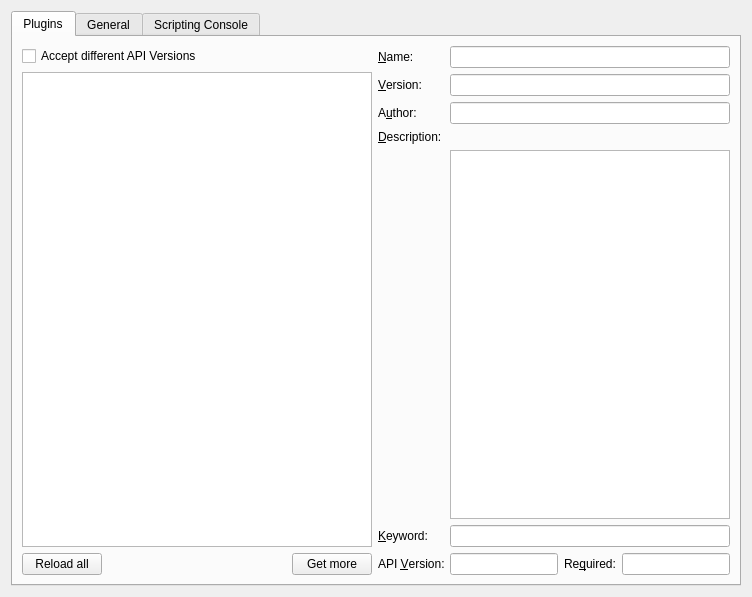
<?xml version="1.0" encoding="UTF-8"?>
<ui version="4.0">
 <class>pytsonconfigdialog</class>
 <widget class="QWidget" name="pytsonconfigdialog">
  <property name="geometry">
   <rect>
    <x>0</x>
    <y>0</y>
    <width>752</width>
    <height>597</height>
   </rect>
  </property>
  <property name="windowTitle">
   <string notr="true">Dialog</string>
  </property>
  <layout class="QVBoxLayout" name="verticalLayout">
   <item>
    <widget class="QTabWidget" name="tabWidget">
     <property name="currentIndex">
      <number>0</number>
     </property>
     <widget class="QWidget" name="pluginsTab">
      <attribute name="title">
       <string>Plugins</string>
      </attribute>
      <layout class="QHBoxLayout" name="horizontalLayout">
       <item>
        <layout class="QVBoxLayout" name="verticalLayout_2">
         <item>
          <widget class="QCheckBox" name="differentApiButton">
           <property name="toolTip">
            <string>Will reload all plugins</string>
           </property>
           <property name="text">
            <string>Accept different API Versions</string>
           </property>
          </widget>
         </item>
         <item>
          <widget class="QTableWidget" name="pluginsTable">
           <property name="selectionBehavior">
            <enum>QAbstractItemView::SelectRows</enum>
           </property>
           <property name="columnCount">
            <number>3</number>
           </property>
           <attribute name="horizontalHeaderVisible">
            <bool>false</bool>
           </attribute>
           <attribute name="horizontalHeaderDefaultSectionSize">
            <number>50</number>
           </attribute>
           <attribute name="verticalHeaderVisible">
            <bool>false</bool>
           </attribute>
           <column/>
           <column/>
           <column/>
          </widget>
         </item>
         <item>
          <layout class="QHBoxLayout" name="horizontalLayout_7">
           <item>
            <widget class="QPushButton" name="reloadButton">
             <property name="text">
              <string notr="true" extracomment="asd2">Reload all</string>
             </property>
             <property name="pytsonicon" stdset="0">
              <string notr="true">RELOAD</string>
             </property>
            </widget>
           </item>
           <item>
            <spacer name="horizontalSpacer_3">
             <property name="orientation">
              <enum>Qt::Horizontal</enum>
             </property>
             <property name="sizeHint" stdset="0">
              <size>
               <width>40</width>
               <height>20</height>
              </size>
             </property>
            </spacer>
           </item>
           <item>
            <widget class="QPushButton" name="repositoryButton">
             <property name="text">
              <string>Get more</string>
             </property>
            </widget>
           </item>
          </layout>
         </item>
        </layout>
       </item>
       <item>
        <layout class="QGridLayout" name="gridLayout">
         <item row="7" column="1">
          <widget class="QLineEdit" name="apiEdit">
           <property name="readOnly">
            <bool>true</bool>
           </property>
          </widget>
         </item>
         <item row="6" column="0">
          <widget class="QLabel" name="label_5">
           <property name="text">
            <string>&amp;Keyword:</string>
           </property>
           <property name="buddy">
            <cstring>keywordEdit</cstring>
           </property>
          </widget>
         </item>
         <item row="0" column="0">
          <widget class="QLabel" name="label">
           <property name="text">
            <string>&amp;Name:</string>
           </property>
           <property name="buddy">
            <cstring>nameEdit</cstring>
           </property>
          </widget>
         </item>
         <item row="1" column="0">
          <widget class="QLabel" name="label_2">
           <property name="text">
            <string>&amp;Version:</string>
           </property>
           <property name="buddy">
            <cstring>versionEdit</cstring>
           </property>
          </widget>
         </item>
         <item row="7" column="0">
          <widget class="QLabel" name="label_6">
           <property name="text">
            <string>API &amp;Version:</string>
           </property>
           <property name="buddy">
            <cstring>apiEdit</cstring>
           </property>
          </widget>
         </item>
         <item row="3" column="0">
          <widget class="QLabel" name="label_4">
           <property name="text">
            <string>&amp;Description:</string>
           </property>
           <property name="buddy">
            <cstring>descriptionEdit</cstring>
           </property>
          </widget>
         </item>
         <item row="7" column="2">
          <widget class="QLabel" name="label_7">
           <property name="text">
            <string>Re&amp;quired:</string>
           </property>
           <property name="buddy">
            <cstring>requiredApiEdit</cstring>
           </property>
          </widget>
         </item>
         <item row="2" column="0">
          <widget class="QLabel" name="label_3">
           <property name="text">
            <string>A&amp;uthor:</string>
           </property>
           <property name="buddy">
            <cstring>authorEdit</cstring>
           </property>
          </widget>
         </item>
         <item row="7" column="3">
          <widget class="QLineEdit" name="requiredApiEdit">
           <property name="readOnly">
            <bool>true</bool>
           </property>
          </widget>
         </item>
         <item row="0" column="1" colspan="3">
          <widget class="QLineEdit" name="nameEdit">
           <property name="readOnly">
            <bool>true</bool>
           </property>
          </widget>
         </item>
         <item row="1" column="1" colspan="3">
          <widget class="QLineEdit" name="versionEdit">
           <property name="readOnly">
            <bool>true</bool>
           </property>
          </widget>
         </item>
         <item row="2" column="1" colspan="3">
          <widget class="QLineEdit" name="authorEdit">
           <property name="readOnly">
            <bool>true</bool>
           </property>
          </widget>
         </item>
         <item row="5" column="1" colspan="3">
          <widget class="QTextEdit" name="descriptionEdit">
           <property name="readOnly">
            <bool>true</bool>
           </property>
          </widget>
         </item>
         <item row="6" column="1" colspan="3">
          <widget class="QLineEdit" name="keywordEdit">
           <property name="readOnly">
            <bool>true</bool>
           </property>
          </widget>
         </item>
        </layout>
       </item>
      </layout>
     </widget>
     <widget class="QWidget" name="generalTab">
      <attribute name="title">
       <string>General</string>
      </attribute>
      <layout class="QVBoxLayout" name="verticalLayout_6">
       <item>
        <widget class="QGroupBox" name="languageGroup">
         <property name="toolTip">
          <string>Changes require a restart</string>
         </property>
         <property name="title">
          <string>Language</string>
         </property>
         <layout class="QVBoxLayout" name="verticalLayout_7">
          <item>
           <widget class="QCheckBox" name="languageButton">
            <property name="text">
             <string>Use the client's language</string>
            </property>
           </widget>
          </item>
          <item>
           <widget class="QComboBox" name="languageCombo"/>
          </item>
         </layout>
        </widget>
       </item>
       <item>
        <widget class="QCheckBox" name="loadMenusButton">
         <property name="text">
          <string>Load menuitems from inactive plugins on startup</string>
         </property>
        </widget>
       </item>
      </layout>
     </widget>
     <widget class="QWidget" name="consoleTab">
      <attribute name="title">
       <string>Scripting Console</string>
      </attribute>
      <layout class="QVBoxLayout" name="verticalLayout_4">
       <item>
        <widget class="QGroupBox" name="colorsBox">
         <property name="title">
          <string>Colors</string>
         </property>
         <layout class="QFormLayout" name="formLayout_4">
          <item row="0" column="0">
           <widget class="QLabel" name="label_11">
            <property name="text">
             <string>Bac&amp;kground:</string>
            </property>
            <property name="buddy">
             <cstring>bgColorButton</cstring>
            </property>
           </widget>
          </item>
          <item row="0" column="1">
           <widget class="QToolButton" name="bgColorButton">
            <property name="text">
             <string notr="true"/>
            </property>
            <property name="shortcut">
             <string notr="true"/>
            </property>
           </widget>
          </item>
          <item row="1" column="0">
           <widget class="QLabel" name="label_12">
            <property name="text">
             <string>Te&amp;xt:</string>
            </property>
            <property name="buddy">
             <cstring>textColorButton</cstring>
            </property>
           </widget>
          </item>
          <item row="1" column="1">
           <widget class="QToolButton" name="textColorButton">
            <property name="text">
             <string notr="true"/>
            </property>
            <property name="shortcut">
             <string notr="true"/>
            </property>
           </widget>
          </item>
         </layout>
        </widget>
       </item>
       <item>
        <widget class="QGroupBox" name="fontBox">
         <property name="title">
          <string>Font</string>
         </property>
         <layout class="QFormLayout" name="formLayout_2">
          <item row="0" column="0">
           <widget class="QLabel" name="label_9">
            <property name="text">
             <string>Fa&amp;mily:</string>
            </property>
            <property name="buddy">
             <cstring>fontFamilyCombo</cstring>
            </property>
           </widget>
          </item>
          <item row="0" column="1">
           <widget class="QFontComboBox" name="fontFamilyCombo"/>
          </item>
          <item row="2" column="0" colspan="2">
           <widget class="QLabel" name="label_8">
            <property name="text">
             <string>Si&amp;ze:</string>
            </property>
            <property name="buddy">
             <cstring>fontSizeSpin</cstring>
            </property>
           </widget>
          </item>
          <item row="3" column="1">
           <widget class="QSpinBox" name="fontSizeSpin"/>
          </item>
         </layout>
        </widget>
       </item>
       <item>
        <widget class="QGroupBox" name="tabsBox">
         <property name="title">
          <string>Tabs</string>
         </property>
         <layout class="QVBoxLayout" name="verticalLayout_3">
          <item>
           <widget class="QCheckBox" name="tabcompleteButton">
            <property name="text">
             <string>Tabcomplete</string>
            </property>
           </widget>
          </item>
          <item>
           <layout class="QHBoxLayout" name="horizontalLayout_4">
            <item>
             <spacer name="horizontalSpacer">
              <property name="orientation">
               <enum>Qt::Horizontal</enum>
              </property>
              <property name="sizeType">
               <enum>QSizePolicy::Minimum</enum>
              </property>
              <property name="sizeHint" stdset="0">
               <size>
                <width>10</width>
                <height>20</height>
               </size>
              </property>
             </spacer>
            </item>
            <item>
             <widget class="QCheckBox" name="spacesButton">
              <property name="text">
               <string>Insert spaces</string>
              </property>
             </widget>
            </item>
           </layout>
          </item>
          <item>
           <layout class="QHBoxLayout" name="horizontalLayout_3">
            <item>
             <spacer name="horizontalSpacer_2">
              <property name="orientation">
               <enum>Qt::Horizontal</enum>
              </property>
              <property name="sizeType">
               <enum>QSizePolicy::Minimum</enum>
              </property>
              <property name="sizeHint" stdset="0">
               <size>
                <width>10</width>
                <height>20</height>
               </size>
              </property>
             </spacer>
            </item>
            <item>
             <widget class="QLabel" name="tabwidthLabel">
              <property name="text">
               <string>Tabwi&amp;dth:</string>
              </property>
              <property name="buddy">
               <cstring>tabwidthSpin</cstring>
              </property>
             </widget>
            </item>
            <item>
             <widget class="QSpinBox" name="tabwidthSpin"/>
            </item>
           </layout>
          </item>
         </layout>
        </widget>
       </item>
       <item>
        <widget class="QGroupBox" name="startupBox">
         <property name="title">
          <string>Startup</string>
         </property>
         <layout class="QVBoxLayout" name="verticalLayout_5">
          <item>
           <layout class="QHBoxLayout" name="horizontalLayout_5">
            <item>
             <widget class="QLabel" name="label_10">
              <property name="text">
               <string>Run script:</string>
              </property>
             </widget>
            </item>
            <item>
             <widget class="QLineEdit" name="scriptEdit"/>
            </item>
            <item>
             <widget class="QToolButton" name="scriptButton">
              <property name="text">
               <string notr="true">...</string>
              </property>
             </widget>
            </item>
           </layout>
          </item>
          <item>
           <widget class="QCheckBox" name="silentButton">
            <property name="text">
             <string>Silent</string>
            </property>
           </widget>
          </item>
         </layout>
        </widget>
       </item>
      </layout>
     </widget>
    </widget>
   </item>
  </layout>
 </widget>
 <resources/>
 <connections/>
</ui>
